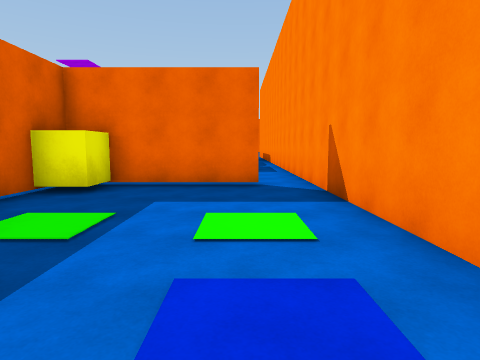
[1] (above)

24 first-person views from a walk through a scene from a Unity 3-D project. The camera is 1.5 m above the floor, tilts 6° down and sees 75° across. The floor is counted in squares, 2 m on a side. Each view is taken from the middle of a square. On the plan, view 1 faces up. The plan holds only what a view shows up to about 10 squares ahead; the rest is blank. The place goes on beyond the plan. The player character is not drawn. Some animated figures are left out.

[2]
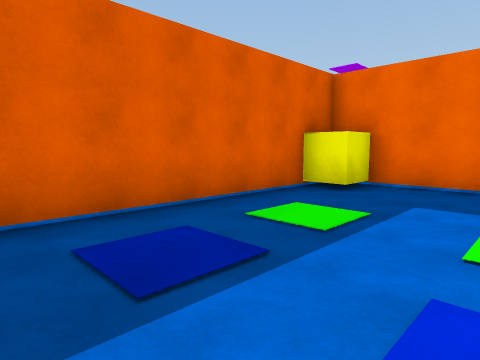

[3]
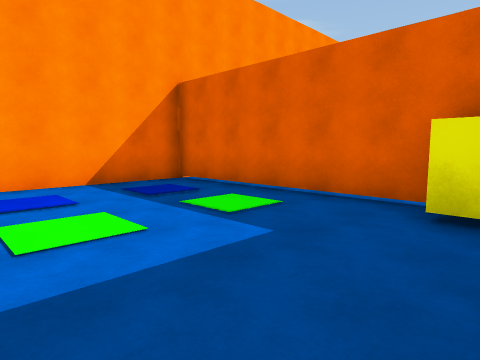

[4]
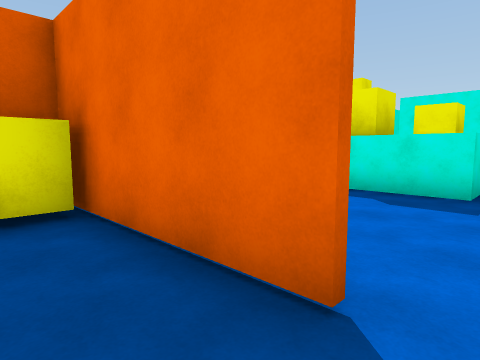

[5]
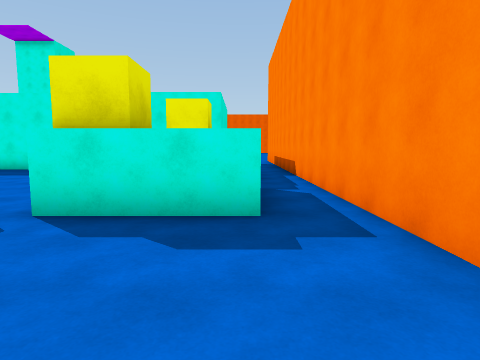

[6]
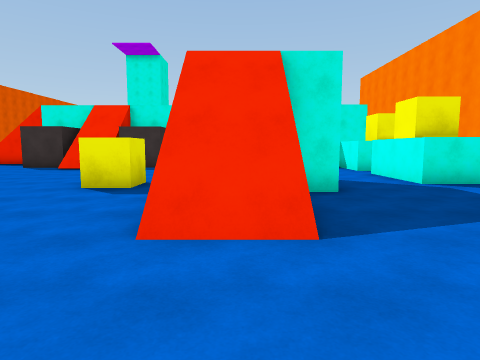

[7]
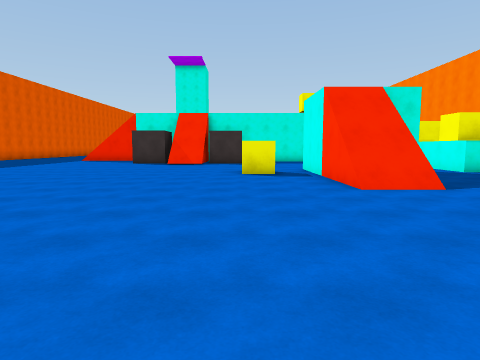

[8]
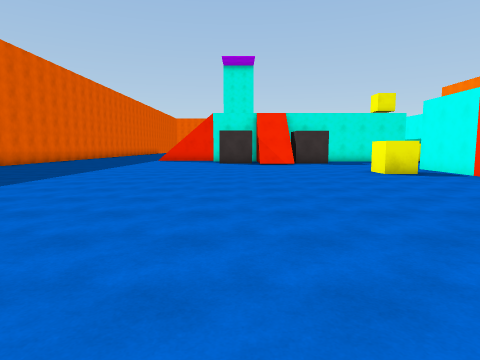

[9]
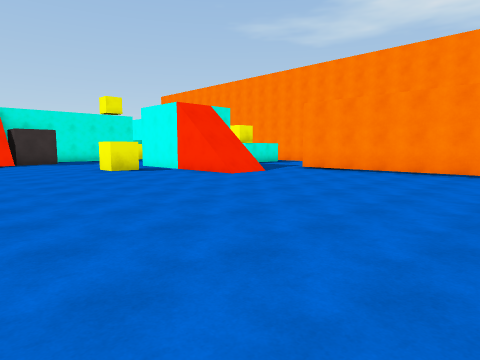

[10]
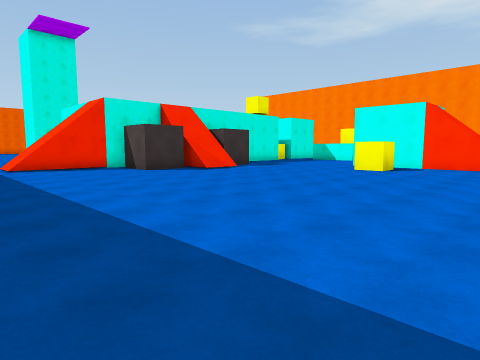

[11]
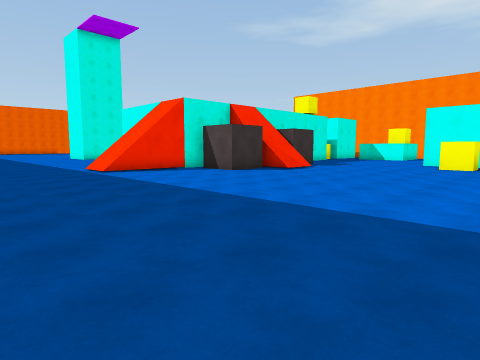

[12]
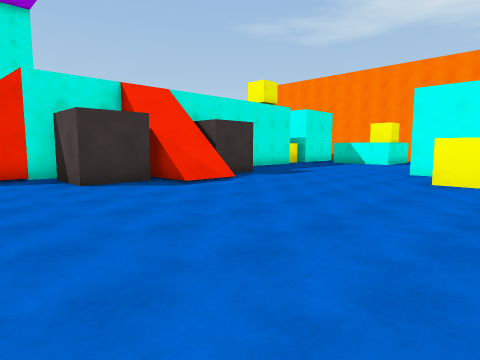

[13]
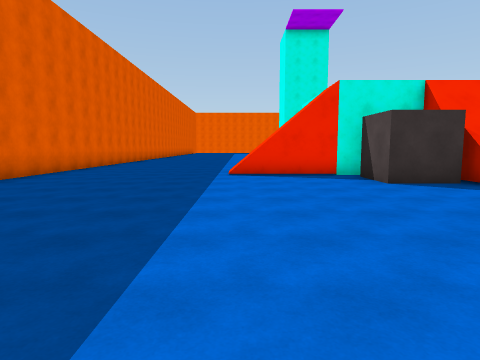

[14]
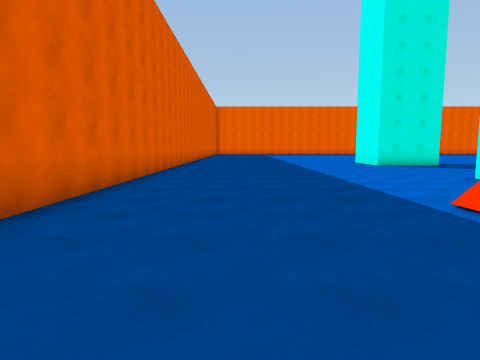

[15]
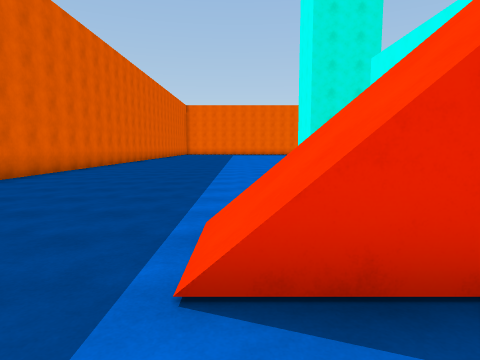

[16]
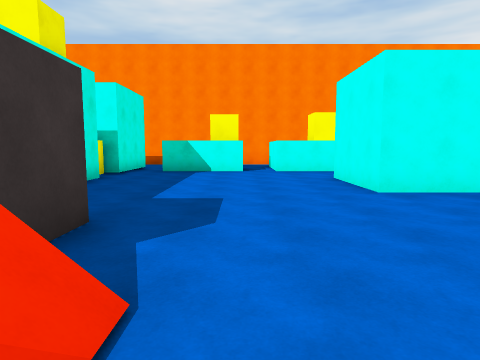

[17]
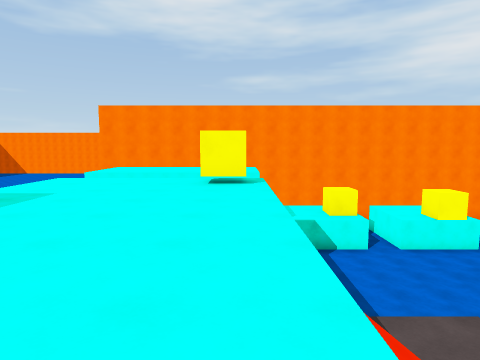

[18]
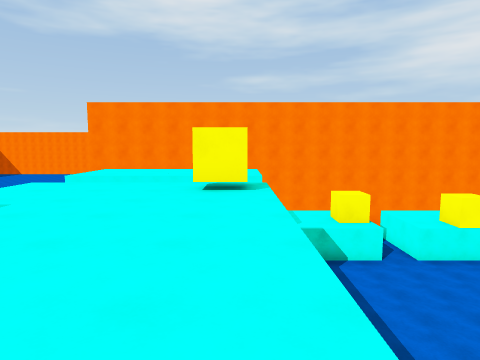

[19]
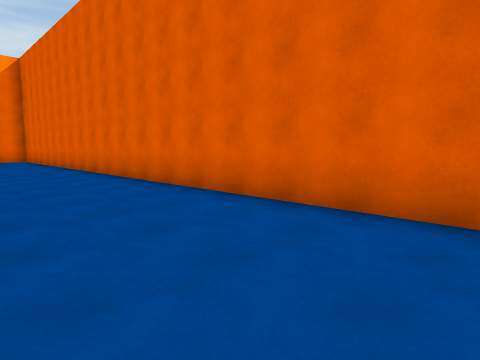

[20]
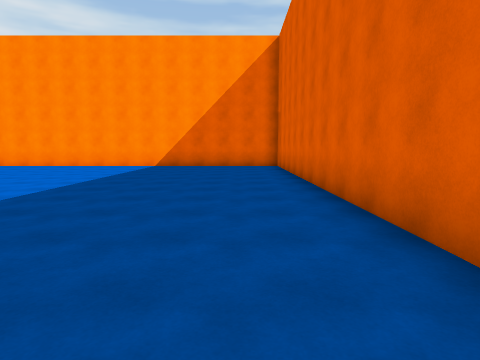

[21]
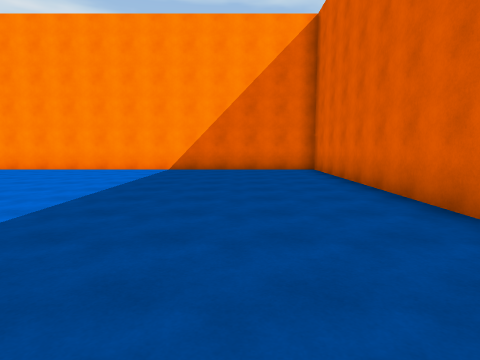

[22]
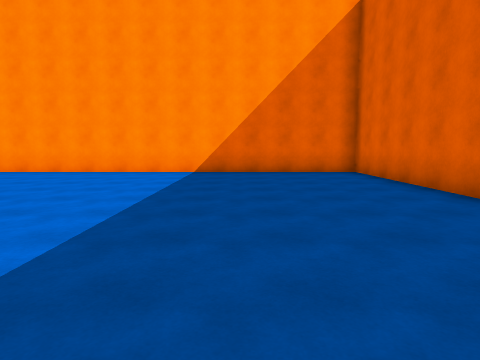

[23]
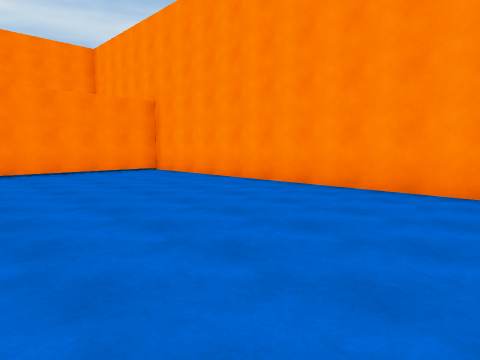

[24]
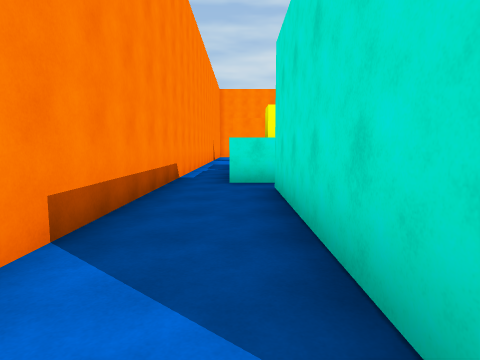

### Floor plan
Key: @ floor where view 1 was taken; # wall or solid block; . main floor; : floor 5 m higher than the main floor; / step, stairs or slope; ^ raised ledge; C yellow cube; O other object.
Columns run from 23 left of view 1 to 2 right of it. Each row starts with its distance up from view 1.
 26 #.......
 25 #..........
 24 #..........
 23 #.........             .
 22 #........       :::.  #..
 21 #........     :::::.  #..#
 20 #.......     ::::::.  #..#
 19 #...../     :::::::.  #..#
 18 #...../    :::::::CC###..#
 17 #......OO. //  ..........#
 16 #.........#/ ##......^^^.#
 15 #..........O/........CC^.#
 14 #....................CC^.#
 13 #........................#
 12 #....................CC^.#
 11 #.............../  ..CC^.#
 10 #.............C./  ......#
  9 #.............../ /......#
  8 #.............../ .......#
  7 #.............../ O......#
  6 #..................#####.#
  5 #..................#C....#
  4 #..................#.....#
  3 #..................#.....#
  2 #..................#.....#
  1 #..................#.....
  0 #..................#...@
 -1 ########################

Where each view was taken, in squares from view 1:
view 1: 0 up, 0 right, facing up
view 2: 0 up, 0 right, facing up-left
view 3: 6 up, 1 right, facing down-left
view 4: 5 up, 1 right, facing up-left
view 5: 7 up, 0 right, facing up
view 6: 4 up, 6 left, facing up
view 7: 1 up, 9 left, facing up
view 8: 1 up, 13 left, facing up
view 9: 0 up, 13 left, facing up-right
view 10: 6 up, 19 left, facing up-right
view 11: 8 up, 21 left, facing up-right
view 12: 9 up, 16 left, facing up-right
view 13: 9 up, 17 left, facing up
view 14: 15 up, 20 left, facing up
view 15: 16 up, 17 left, facing up
view 16: 14 up, 12 left, facing right
view 17: 18 up, 12 left, facing right
view 18: 18 up, 11 left, facing right
view 19: 18 up, 19 left, facing down-left
view 20: 12 up, 21 left, facing down
view 21: 10 up, 20 left, facing down
view 22: 9 up, 19 left, facing down
view 23: 5 up, 13 left, facing down-right
view 24: 23 up, 0 right, facing down
